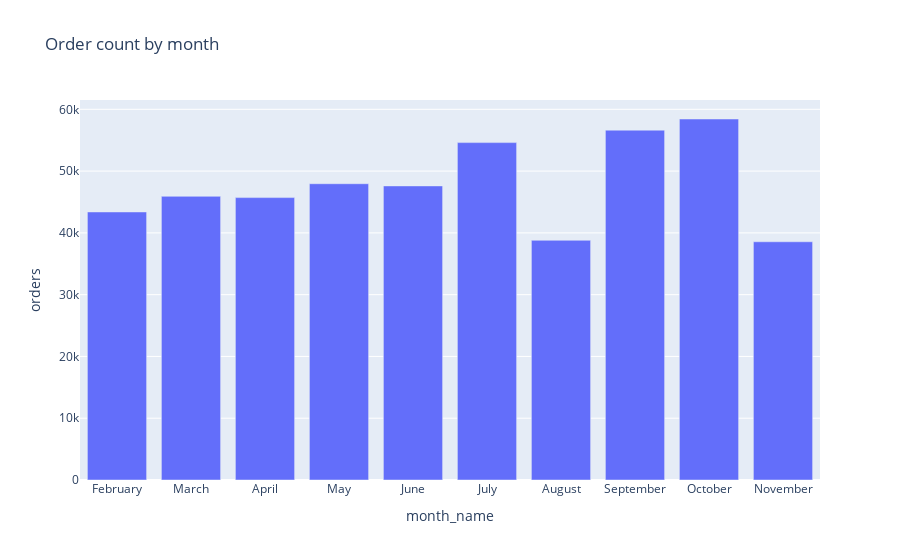

Here is the notebook cell this chart was saved with:
### Markdown cell above
1) Winter has the highest order count, followed by Autumn, Spring, and Summer.
2) This could indicate that more orders are placed in colder months

### Code cell
# Map the month numbers to month names
month_names = {
    1: 'January', 2: 'February', 3: 'March', 4: 'April', 
    5: 'May', 6: 'June', 7: 'July', 8: 'August', 
    9: 'September', 10: 'October', 11: 'November', 12: 'December'
}
eda_train['month_name'] = eda_train['month'].map(month_names)
eda_test['month_name'] = eda_test['month'].map(month_names)

# Group by the new 'month_name' column
grouped = eda_train.groupby('month_name')['orders'].sum().reset_index()

# Plotly might not automatically sort the months correctly, so we'll sort them manually
ordered_months = ['January', 'February', 'March', 'April', 'May', 'June', 
                  'July', 'August', 'September', 'October', 'November', 'December']
grouped['month_name'] = pd.Categorical(grouped['month_name'], categories=ordered_months, ordered=True)
grouped = grouped.sort_values('month_name')

# Plot order count by month with month names
fig = px.bar(grouped, x='month_name', y='orders', title='Order count by month')
fig.show()

### Figure 1 — Plotly figure (JSON) as saved in the notebook; plotly's stock layout.template omitted (floating-point values rounded to 4 significant figures)
{"data": [{"alignmentgroup": "True", "hovertemplate": "month_name=%{x}<br>orders=%{y}<extra></extra>", "legendgroup": "", "marker": {"color": "#636efa", "pattern": {"shape": ""}}, "name": "", "offsetgroup": "", "orientation": "v", "showlegend": false, "textposition": "auto", "type": "bar", "x": ["February", "March", "April", "May", "June", "July", "August", "September", "October", "November"], "xaxis": "x", "y": [43386, 45918, 45710, 47955, 47601, 54609, 38799, 56629, 58433, 38561], "yaxis": "y"}], "layout": {"barmode": "relative", "legend": {"tracegroupgap": 0}, "title": {"text": "Order count by month"}, "xaxis": {"anchor": "y", "domain": [0, 1], "title": {"text": "month_name"}}, "yaxis": {"anchor": "x", "domain": [0, 1], "title": {"text": "orders"}}}}
